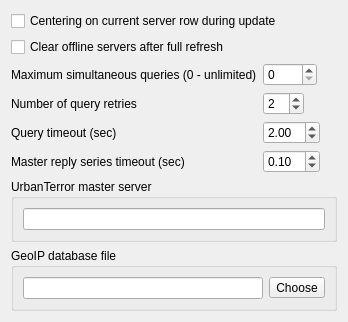
<?xml version="1.0" encoding="UTF-8"?>
<ui version="4.0">
 <class>update_settings_form</class>
 <widget class="QWidget" name="update_settings_form">
  <property name="geometry">
   <rect>
    <x>0</x>
    <y>0</y>
    <width>348</width>
    <height>298</height>
   </rect>
  </property>
  <property name="windowTitle">
   <string>Form</string>
  </property>
  <layout class="QVBoxLayout" name="verticalLayout">
   <item>
    <layout class="QFormLayout" name="formLayout">
     <property name="fieldGrowthPolicy">
      <enum>QFormLayout::ExpandingFieldsGrow</enum>
     </property>
     <item row="0" column="0" colspan="2">
      <widget class="QCheckBox" name="center_current_row_check">
       <property name="text">
        <string>Centering on current server row during update</string>
       </property>
      </widget>
     </item>
     <item row="1" column="0" colspan="2">
      <widget class="QCheckBox" name="clear_offline_check">
       <property name="text">
        <string>Clear offline servers after full refresh</string>
       </property>
      </widget>
     </item>
     <item row="2" column="0">
      <widget class="QLabel" name="label">
       <property name="text">
        <string>Maximum simultaneous queries (0 - unlimited)</string>
       </property>
      </widget>
     </item>
     <item row="2" column="1">
      <widget class="QSpinBox" name="maxsim_spin">
       <property name="minimum">
        <number>0</number>
       </property>
       <property name="maximum">
        <number>1000</number>
       </property>
       <property name="singleStep">
        <number>10</number>
       </property>
      </widget>
     </item>
     <item row="3" column="0">
      <widget class="QLabel" name="label_2">
       <property name="text">
        <string>Number of query retries</string>
       </property>
      </widget>
     </item>
     <item row="3" column="1">
      <widget class="QSpinBox" name="retry_spin">
       <property name="minimum">
        <number>1</number>
       </property>
       <property name="value">
        <number>2</number>
       </property>
      </widget>
     </item>
     <item row="4" column="0">
      <widget class="QLabel" name="label_3">
       <property name="text">
        <string>Query timeout (sec)</string>
       </property>
      </widget>
     </item>
     <item row="4" column="1">
      <widget class="QDoubleSpinBox" name="timeout_spin">
       <property name="minimum">
        <double>0.010000000000000</double>
       </property>
       <property name="singleStep">
        <double>0.100000000000000</double>
       </property>
       <property name="value">
        <double>2.000000000000000</double>
       </property>
      </widget>
     </item>
     <item row="5" column="1">
      <widget class="QDoubleSpinBox" name="series_timeout_spin">
       <property name="minimum">
        <double>0.010000000000000</double>
       </property>
       <property name="singleStep">
        <double>0.100000000000000</double>
       </property>
       <property name="value">
        <double>0.100000000000000</double>
       </property>
      </widget>
     </item>
     <item row="5" column="0">
      <widget class="QLabel" name="label_4">
       <property name="text">
        <string>Master reply series timeout (sec)</string>
       </property>
      </widget>
     </item>
    </layout>
   </item>
   <item>
    <widget class="QGroupBox" name="groupBox">
     <property name="title">
      <string>UrbanTerror master server</string>
     </property>
     <layout class="QVBoxLayout" name="verticalLayout_10">
      <item>
       <widget class="QLineEdit" name="qstat_master_edit"/>
      </item>
     </layout>
    </widget>
   </item>
   <item>
    <widget class="QGroupBox" name="groupBox_4">
     <property name="title">
      <string>GeoIP database file</string>
     </property>
     <property name="checkable">
      <bool>false</bool>
     </property>
     <layout class="QHBoxLayout" name="horizontalLayout_4">
      <item>
       <widget class="QLineEdit" name="geoip_database_edit"/>
      </item>
      <item>
       <widget class="QToolButton" name="geoip_database_choose_button">
        <property name="toolTip">
         <string>Choose GeoIP database file</string>
        </property>
        <property name="text">
         <string>Choose</string>
        </property>
        <property name="icon">
         <iconset resource="../images.qrc">
          <normaloff>:/icons/icons/choose-file.png</normaloff>:/icons/icons/choose-file.png</iconset>
        </property>
       </widget>
      </item>
     </layout>
    </widget>
   </item>
   <item>
    <spacer name="verticalSpacer">
     <property name="orientation">
      <enum>Qt::Vertical</enum>
     </property>
     <property name="sizeHint" stdset="0">
      <size>
       <width>20</width>
       <height>10</height>
      </size>
     </property>
    </spacer>
   </item>
  </layout>
 </widget>
 <resources>
  <include location="../images.qrc"/>
 </resources>
 <connections/>
</ui>
